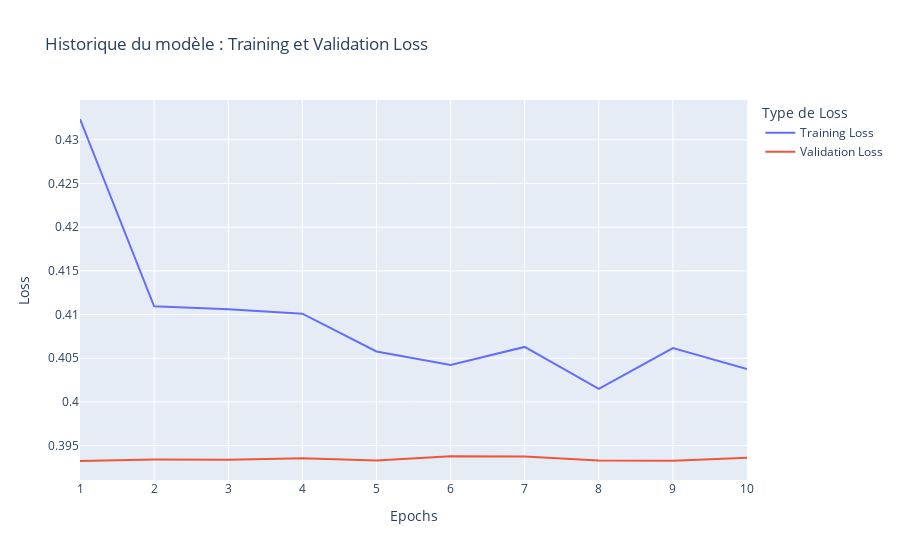
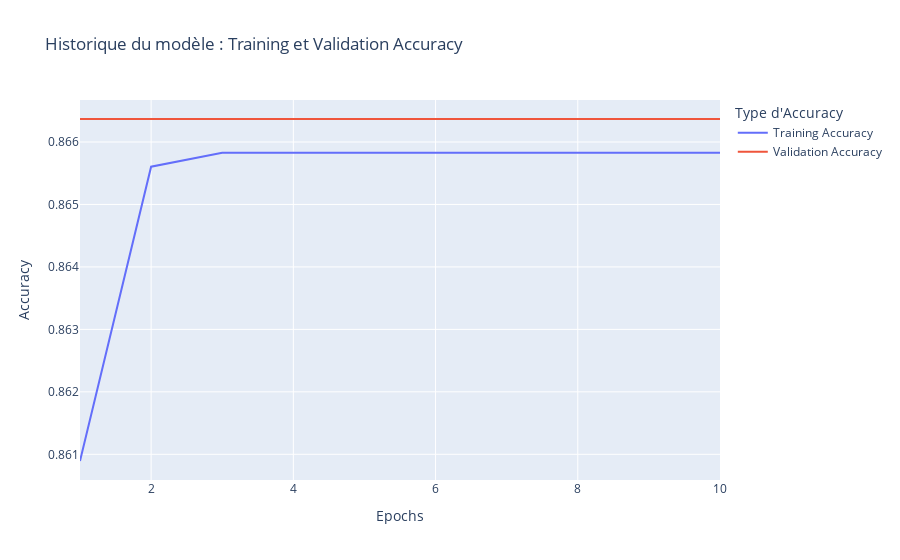

These figures' notebook cell, in order:
### Code cell
# Extract data from history
history_dict = history_rnn.history
acc = history_dict['binary_accuracy']
val_acc = history_dict['val_binary_accuracy']
loss = history_dict['loss']
val_loss = history_dict['val_loss']

# Create a DataFrame for plotting
epochs = range(1, len(acc) + 1)
df_loss = pd.DataFrame({'Epochs': epochs, 'Training Loss': loss, 'Validation Loss': val_loss})
df_acc = pd.DataFrame({'Epochs': epochs, 'Training Accuracy': acc, 'Validation Accuracy': val_acc})

# Plot loss
fig_loss = px.line(df_loss, x='Epochs', y=['Training Loss', 'Validation Loss'],
                   title='Historique du modèle : Training et Validation Loss',
                   labels={'value': 'Loss', 'variable': 'Type de Loss'})
fig_loss.show()

# Plot accuracy
fig_acc = px.line(df_acc, x='Epochs', y=['Training Accuracy', 'Validation Accuracy'],
                  title='Historique du modèle : Training et Validation Accuracy',
                  labels={'value': 'Accuracy', 'variable': 'Type d\'Accuracy'})
fig_acc.show()

### Figure 1 — Plotly figure (JSON) as saved in the notebook; plotly's stock layout.template omitted (floating-point values rounded to 4 significant figures)
{"data": [{"hovertemplate": "Type de Loss=Training Loss<br>Epochs=%{x}<br>Loss=%{y}<extra></extra>", "legendgroup": "Training Loss", "line": {"color": "#636efa", "dash": "solid"}, "marker": {"symbol": "circle"}, "mode": "lines", "name": "Training Loss", "orientation": "v", "showlegend": true, "type": "scatter", "x": [1, 2, 3, 4, 5, 6, 7, 8, 9, 10], "xaxis": "x", "y": [0.4324, 0.4109, 0.4106, 0.4101, 0.4058, 0.4042, 0.4063, 0.4015, 0.4062, 0.4038], "yaxis": "y"}, {"hovertemplate": "Type de Loss=Validation Loss<br>Epochs=%{x}<br>Loss=%{y}<extra></extra>", "legendgroup": "Validation Loss", "line": {"color": "#EF553B", "dash": "solid"}, "marker": {"symbol": "circle"}, "mode": "lines", "name": "Validation Loss", "orientation": "v", "showlegend": true, "type": "scatter", "x": [1, 2, 3, 4, 5, 6, 7, 8, 9, 10], "xaxis": "x", "y": [0.3932, 0.3934, 0.3934, 0.3935, 0.3933, 0.3938, 0.3937, 0.3933, 0.3933, 0.3936], "yaxis": "y"}], "layout": {"legend": {"title": {"text": "Type de Loss"}, "tracegroupgap": 0}, "title": {"text": "Historique du modèle : Training et Validation Loss"}, "xaxis": {"anchor": "y", "domain": [0, 1], "title": {"text": "Epochs"}}, "yaxis": {"anchor": "x", "domain": [0, 1], "title": {"text": "Loss"}}}}

### Figure 2 — Plotly figure (JSON) as saved in the notebook; plotly's stock layout.template omitted (floating-point values rounded to 4 significant figures)
{"data": [{"hovertemplate": "Type d'Accuracy=Training Accuracy<br>Epochs=%{x}<br>Accuracy=%{y}<extra></extra>", "legendgroup": "Training Accuracy", "line": {"color": "#636efa", "dash": "solid"}, "marker": {"symbol": "circle"}, "mode": "lines", "name": "Training Accuracy", "orientation": "v", "showlegend": true, "type": "scatter", "x": [1, 2, 3, 4, 5, 6, 7, 8, 9, 10], "xaxis": "x", "y": [0.8609, 0.8656, 0.8658, 0.8658, 0.8658, 0.8658, 0.8658, 0.8658, 0.8658, 0.8658], "yaxis": "y"}, {"hovertemplate": "Type d'Accuracy=Validation Accuracy<br>Epochs=%{x}<br>Accuracy=%{y}<extra></extra>", "legendgroup": "Validation Accuracy", "line": {"color": "#EF553B", "dash": "solid"}, "marker": {"symbol": "circle"}, "mode": "lines", "name": "Validation Accuracy", "orientation": "v", "showlegend": true, "type": "scatter", "x": [1, 2, 3, 4, 5, 6, 7, 8, 9, 10], "xaxis": "x", "y": [0.8664, 0.8664, 0.8664, 0.8664, 0.8664, 0.8664, 0.8664, 0.8664, 0.8664, 0.8664], "yaxis": "y"}], "layout": {"legend": {"title": {"text": "Type d'Accuracy"}, "tracegroupgap": 0}, "title": {"text": "Historique du modèle : Training et Validation Accuracy"}, "xaxis": {"anchor": "y", "domain": [0, 1], "title": {"text": "Epochs"}}, "yaxis": {"anchor": "x", "domain": [0, 1], "title": {"text": "Accuracy"}}}}
